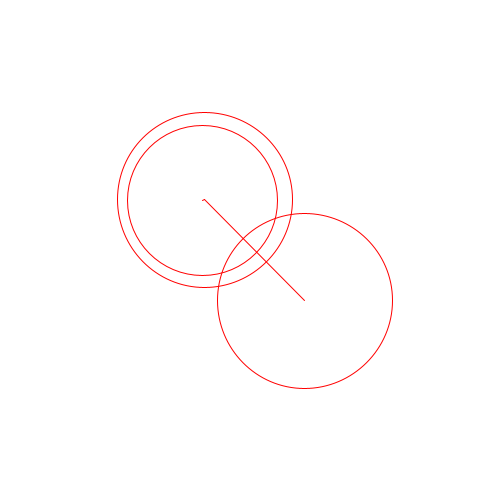
Frame 1 (no input)
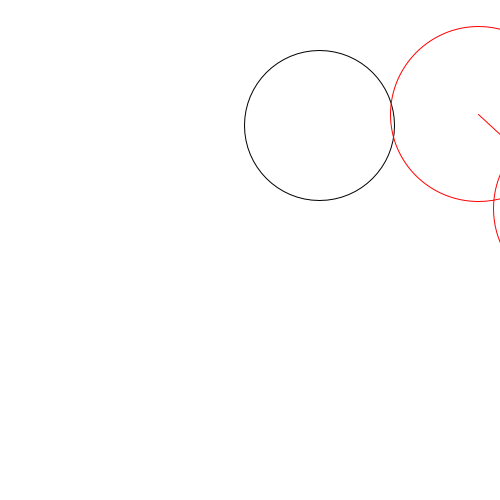
Frame 60 (the mouse pressed at the canvas centre just before this capture)
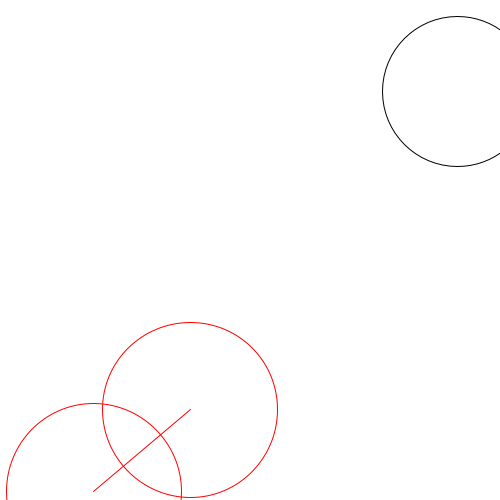
Frame 120 (the mouse held since frame 60 and released just before this capture)

The Processing sketch that drew these frames (run headless with seeded random() and noise(); from frame 60 on, the mouse is pressed at the canvas centre):

// Processing sketch: processing_131781
// ── processing_131781.pde

/*
UNIVERSIDAD VERITAS
MAESTRIA EN DISENO DE INTERACCION
AUTHOR: RAFAEL SALCEDO
*/

Ball ball1;
Ball ball2;
Ball ball3;
float x;
float y;
float angle = 0.0; // Direction of motion  
float speed = 2.4; // Speed of motion

void setup() {
 
 size(500, 500);
 background(255);
 smooth();
 frameRate(25);
 
 ball1 = new Ball(200,200,150,speed,angle);
 ball2 = new Ball(200,200,175,5,angle);
 ball3 = new Ball(300,300,175,5,angle);
}

void draw() {

 background(255);
 ball1.move();
 ball2.move();
 ball3.move();
 
 if (ball1.nearAnotherBall(ball2)) {
   ball1.highlight();
   ball2.highlight();
 
 }
 
 if (ball2.nearAnotherBall(ball3)) {
   ball2.highlight();
   ball3.highlight();
 
 }

 ball1.display();
 ball2.display();
 ball3.display();
 
}

class Ball {
 
 float x,y;
 float diameter;
 float speed;
 float angle;
 color c = color(0);
 Ball nearBall;
 
 
 
 Ball(float xpos, float ypos, float dia, float sp, float dir) {
   
   x = xpos;
   y = ypos;
   diameter = dia;
   speed = sp;
   angle = dir;
 }

 void move() {
  angle += random(-0.13, 0.13);
  x += cos(angle) * speed;
  y += sin(angle) * speed;
 
    if(x >= width+diameter/2) {
   x = 0.0;
     }  

     if(y >= height+diameter/2) {
   y = 0.0;  
     }
     
     if(x <= 0.0-diameter/2) {
  x = width + diameter;
     }  
     
     if(y <= 0.0-diameter/2) {
  y = height;
     }
 }
 
 void highlight() {
   c = color(255,0,0);
   if (nearBall != null) {
     stroke(#FF0000);
     line(x, y, nearBall.x, nearBall.y);
   }
 }
 

 void display() {
   stroke(c);
   noFill();
   ellipse(x,y,diameter,diameter);
   c = color(0);
 }
 
  boolean nearAnotherBall(Ball b) {
    boolean near = dist(x,y,b.x,b.y) <= diameter;
    if (near) {
  nearBall = b;
    } else {
  nearBall = null;
    }
    return near;
 }
} 
